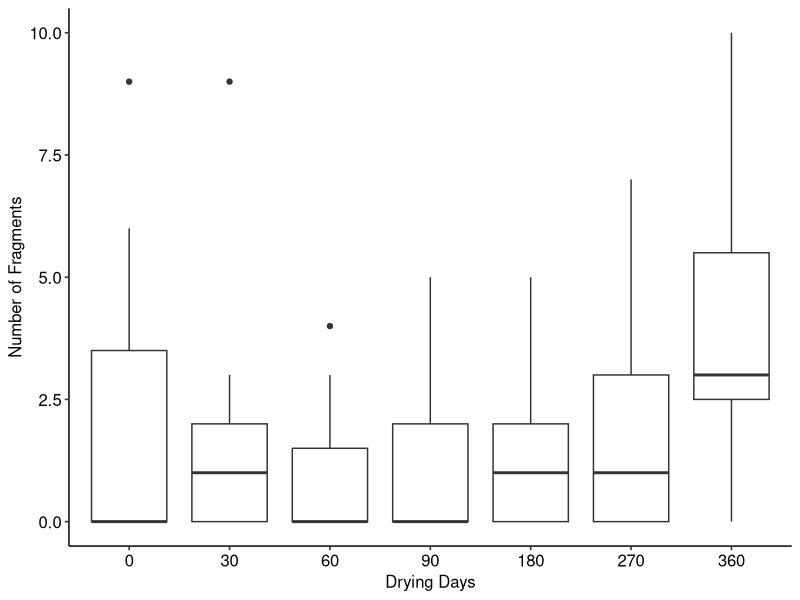
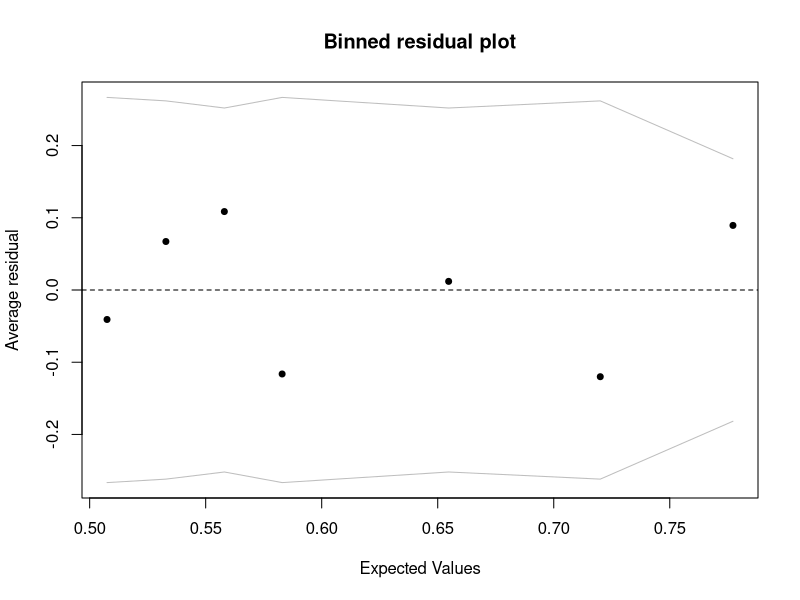
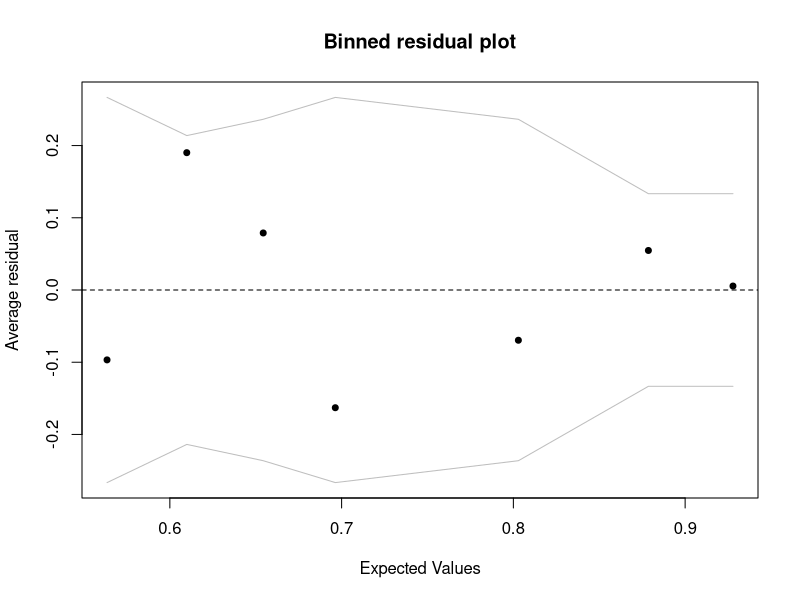
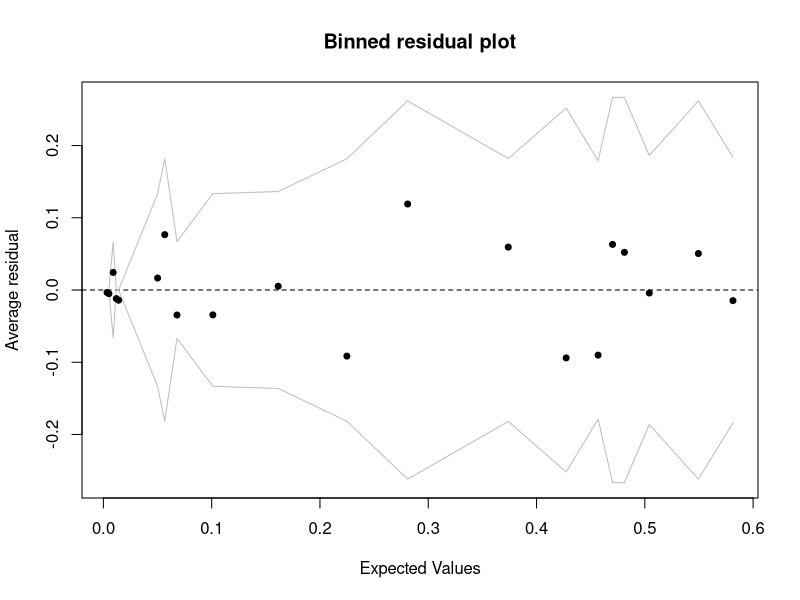
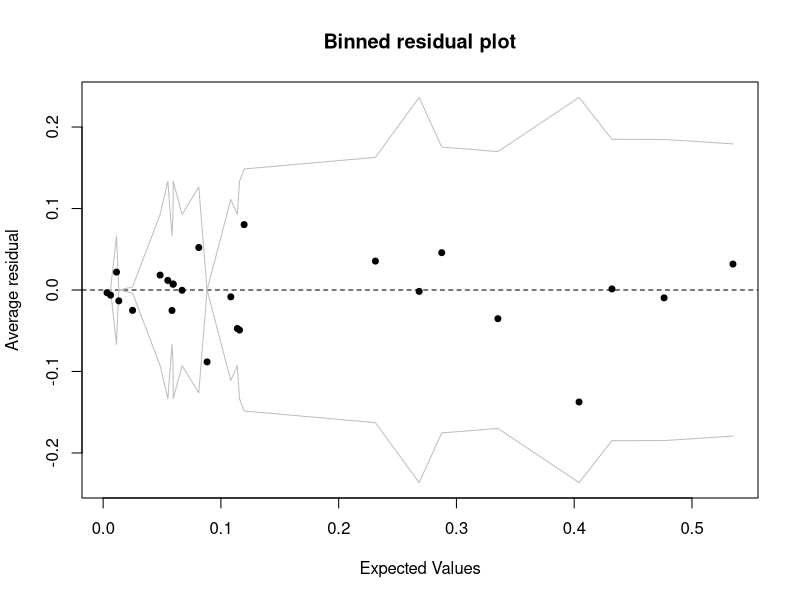
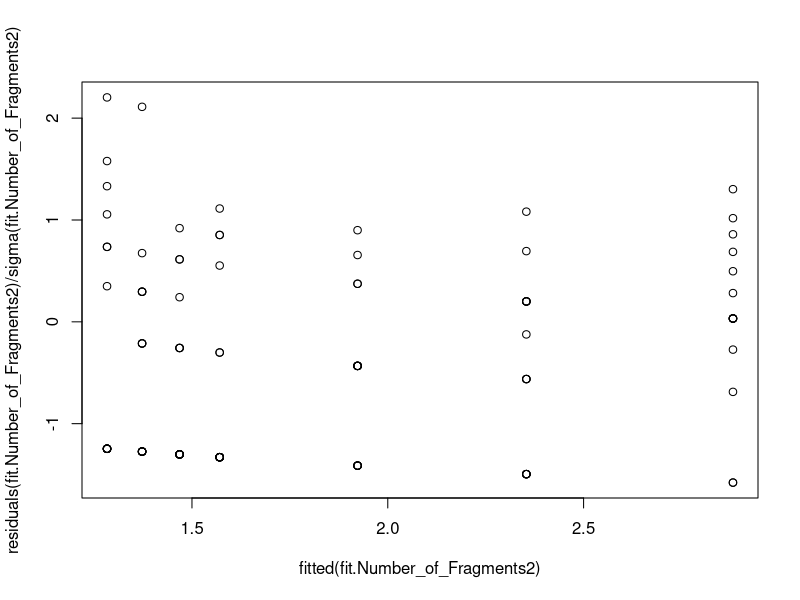
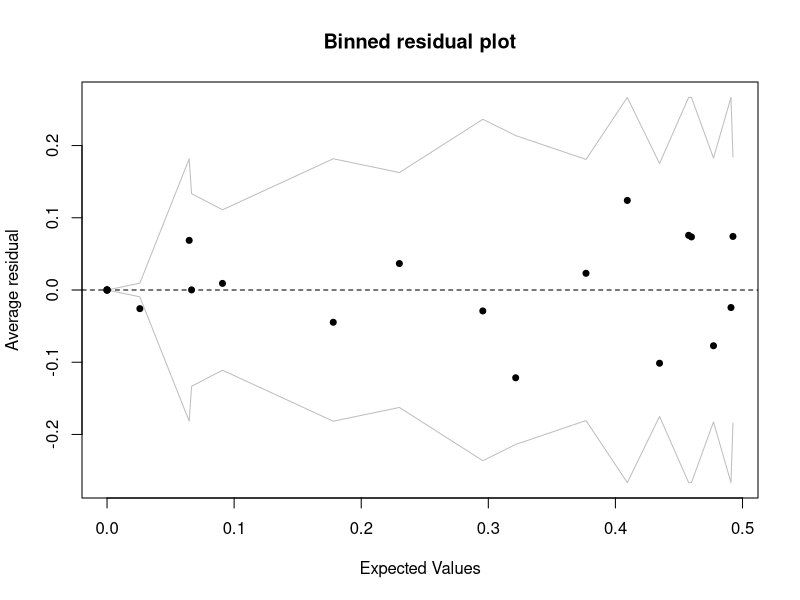
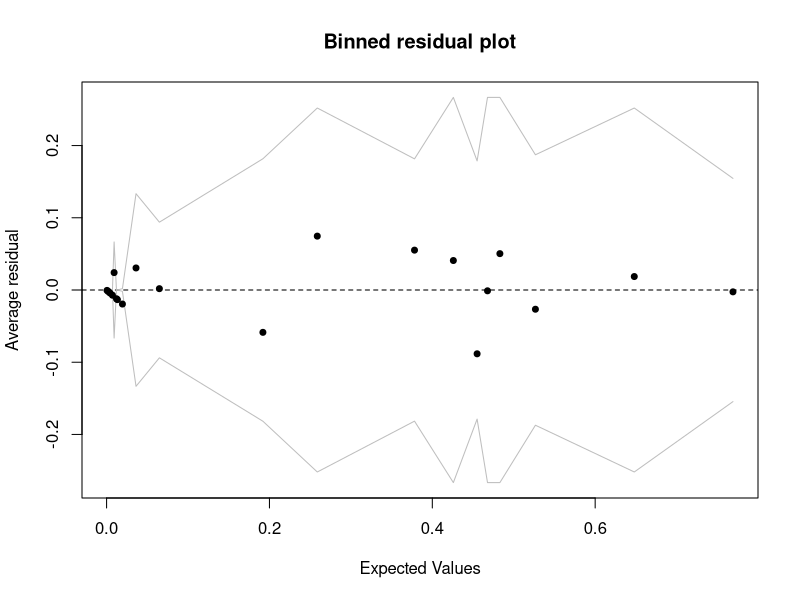

Reproduce these figures in R, in order.
## ---- chunk 1
knitr::opts_chunk$set(echo = FALSE)
library(tidyverse)
library(readxl)
library(dplyr)
library(nnet)
library(rlist)
library(arm)
library(knitr)
library(MASS)
library(ggpubr)
theme_set(theme_pubr())
# loading packages
## ---- chunk 2
bone <- readxl::read_xlsx("BU Thesis Data.xlsx", sheet = 2)
drop<-c()
for (i in 1:nrow(bone))  {
  if (is.na(bone$`Bone Type`[i])){
    drop <- c(drop, i)
  }
}
bone<-bone[-drop,]
# read bone and drop the date without information
# ignore unobserved bone
bone <- dplyr::select(bone,-`Bone Type`,-`Percentage of Feature Present`)
# select columns from Bone Type to Percentage of Feature Present
bone$`Bone Specimen` <- gsub("\\,.*","", bone$`Bone Specimen`)
bone$`Bone Specimen` <- gsub("[^0-9]","", bone$`Bone Specimen`)
bone$`days`<-as.numeric(bone$`Bone Specimen`)
bone<-mutate(bone,`Bone Specimen`=fct_relevel(`Bone Specimen`,'0','30','60','90','180','270','360'))
# creating variable drying day
typeof(bone$`Bone Specimen`)
bone$`Fractographic Features`[bone$`Fractographic Features`=="N/A"]<-"No Feature"
bone$`Fracture Angle`[bone$`Fracture Angle`=="N/A"]<-"non applicable"
bone$`Fracture Type`[bone$`Fracture Type`=="N/A"]<-"non applicable"
bone$`Fracture Surface`[bone$`Fracture Surface`=="N/A"]<-"non applicable"
bone$`Fracture Outline`[bone$`Fracture Outline`=="N/A"]<-"non applicable"
#Clean dependent variable
bone$`Bisecting Fracture`<-factor(bone$`Bisecting Fracture`)
bone$`Fracture-like`<-factor(bone$`Fracture-like`)
bone$`Fracture Angle`<-factor(bone$`Fracture Angle`)
bone$`Fracture Type`<-factor(bone$`Fracture Type`)
bone$`Fracture Surface`<-factor(bone$`Fracture Surface`)
bone$`Fracture Outline`<-factor(bone$`Fracture Outline`)
bone$`Fractographic Features`<-factor(bone$`Fractographic Features`)
# transfer variables to factor 
## ---- chunk 3
bone$`WAKE HACKLE`<-rep(0,nrow(bone))
bone$`WAKE HACKLE`[grepl('WAKE HACKLE', bone$`Fractographic Features`)]<-1
bone$`WAKE HACKLE`<-as.factor(bone$`WAKE HACKLE`)

bone$`BONE HACKLE`<-rep(0,nrow(bone))
bone$`BONE HACKLE`[grepl('BONE HACKLE', bone$`Fractographic Features`)]<-1
bone$`BONE HACKLE`<-as.factor(bone$`BONE HACKLE`)

bone$`BONE MIRROR`<-rep(0,nrow(bone))
bone$`BONE MIRROR`[grepl('BONE MIRROR', bone$`Fractographic Features`)]<-1
bone$`BONE MIRROR`<-as.factor(bone$`BONE MIRROR`)

bone$`CANTILEVER CURL`<-rep(0,nrow(bone))
bone$`CANTILEVER CURL`[grepl("CANTILEVER CURL", bone$`Fractographic Features`)]<-1
bone$`CANTILEVER CURL`<-as.factor(bone$`CANTILEVER CURL`)

bone$`ARREST RIDGE`<-rep(0,nrow(bone))
bone$`ARREST RIDGE`[grepl('ARREST RIDGE', bone$`Fractographic Features`)]<-1
bone$`ARREST RIDGE`<-as.factor(bone$`ARREST RIDGE`)

bone$`WALLNER LINES`<-rep(0,nrow(bone))
bone$`WALLNER LINES`[grepl('WALLNER LINES', bone$`Fractographic Features`)]<-1
bone$`WALLNER LINES`<-as.factor(bone$`WALLNER LINES`)
## ---- chunk 4
options(digits = 2) 
table1<-rbind(table(bone$`Bisecting Fracture`,bone$`Bone Specimen`)[2,]/15,table(bone$`Fracture-like`,bone$`Bone Specimen`)[2,]/15)
row.names(table1)<-c('Bisecting percentage','Fracture-like percentage')
kable(table1,caption = 'Bisecting Fracture and Fracture-like percentage for different drying-day groups')
## ---- chunk 5
ggplot(data = bone, mapping = aes(x = `Bone Specimen`, y = `Number of Fragments`)) + geom_boxplot()+labs(x="Drying Days")
## ---- chunk 6
fit.Bisect_Fracture<-glm(bone$`Bisecting Fracture`~bone$days,family = binomial())
summary(fit.Bisect_Fracture) #estimated coefficients & p-value
## ---- chunk 7
binnedplot(fitted(fit.Bisect_Fracture),resid(fit.Bisect_Fracture,type="response"))
## ---- chunk 8
fit.Fracture_like<-glm(bone$`Fracture-like`~bone$days,family = binomial())
summary(fit.Fracture_like) #estimated coefficients, p-value
## ---- chunk 9
binnedplot(fitted(fit.Fracture_like),resid(fit.Fracture_like,type="response"))
## ---- chunk 10
fit.Fracture_Angle<-multinom(bone$`Fracture Angle`~bone$days,trace = FALSE)
summary(fit.Fracture_Angle)
## ---- chunk 11
z <- summary(fit.Fracture_Angle)$coefficients / summary(fit.Fracture_Angle)$standard.errors
p <- (1-pnorm(abs(z),0,1)) * 2
p     
## ---- chunk 12
binnedplot(fitted(fit.Fracture_Angle),resid(fit.Fracture_Angle,type="response"))
## ---- chunk 13
fit.Fracture_Type<-multinom(bone$`Fracture Type`~bone$days,trace = FALSE)
summary(fit.Fracture_Type)
## ---- chunk 14
binnedplot(fitted(fit.Fracture_Type),resid(fit.Fracture_Type,type="response"))
## ---- chunk 15
t_stat_type <- summary(fit.Fracture_Type)$coefficients / summary(fit.Fracture_Type)$standard.errors
T_statistics<-t_stat_type[,1]
p_value<-setNames(c(0,0,0,0,0), c("COMMINUTED", "non applicable","OBLIQUE","SEGMENTAL","TRANSVERSE "))
for(i in 1:5){
  p_value[i]<-(1-pnorm(abs(T_statistics[i]),0,1)) * 2
}
p_value
## ---- chunk 16
fit.Number_of_Fragments1 <- glm(bone$`Number of Fragments` ~ bone$days, family="poisson")
summary(fit.Number_of_Fragments1) #estimated coefficients

pchisq(fit.Number_of_Fragments1$deviance,df=fit.Number_of_Fragments1$df.residual, lower.tail=FALSE)
## ---- chunk 17
regout <- glm(bone$`Number of Fragments`~bone$days, family=quasipoisson)
summary.glm(regout)$dispersion
## ---- chunk 18
fit.Number_of_Fragments2 <- glm.nb(bone$`Number of Fragments` ~ bone$days)
summary(fit.Number_of_Fragments2)
pchisq(fit.Number_of_Fragments2$deviance,df=fit.Number_of_Fragments2$df.residual, lower.tail=FALSE)
## ---- chunk 19
plot(fitted(fit.Number_of_Fragments2), residuals(fit.Number_of_Fragments2) / sigma(fit.Number_of_Fragments2))
## ---- chunk 20
fit.Fracture_Surface<-multinom(bone$`Fracture Surface`~bone$days,trace = FALSE)
summary(fit.Fracture_Surface)
## ---- chunk 21
binnedplot(fitted(fit.Fracture_Surface),resid(fit.Fracture_Surface,type="response"))
## ---- chunk 22
t_stat_type.Surface <- summary(fit.Fracture_Surface)$coefficients / summary(fit.Fracture_Surface)$standard.errors
T_statistics.Surface<-t_stat_type.Surface[,1]
p_value.Surface<-setNames(c(0,0,0), c( "non applicable","ROUGH","SMOOTH"))
for(i in 1:3){
  p_value.Surface[i]<-(1-pnorm(abs(T_statistics[i]),0,1)) * 2
}
p_value.Surface
## ---- chunk 23
fit.Fracture_Outline<-multinom(bone$`Fracture Outline`~bone$days,trace = FALSE)
coef(fit.Fracture_Outline) #estimated coefficients
## ---- chunk 24
z <- summary(fit.Fracture_Outline)$coefficients / summary(fit.Fracture_Outline)$standard.errors
p <- (1-pnorm(abs(z),0,1)) * 2
p
## ---- chunk 25
binnedplot(fitted(fit.Fracture_Outline),resid(fit.Fracture_Outline,type="response"))
## ---- chunk 26
fit.Feature.1<-glm(bone$`WAKE HACKLE`~bone$days,family = binomial())
summary(fit.Feature.1)
binnedplot(fitted(fit.Feature.1),resid(fit.Feature.1,type="response"))

count(bone,`WAKE HACKLE`)
## ---- chunk 27
fit.Feature.2<-glm(bone$`BONE HACKLE`~bone$days,family = binomial())
summary(fit.Feature.2)
binnedplot(fitted(fit.Feature.2),resid(fit.Feature.2,type="response"))

count(bone,`BONE HACKLE`)
## ---- chunk 28
fit.Feature.3<-glm(bone$`BONE MIRROR`~bone$days,family = binomial())
summary(fit.Feature.3)
binnedplot(fitted(fit.Feature.3),resid(fit.Feature.3,type="response"))
## ---- chunk 29
count(bone,`BONE MIRROR`)
## ---- chunk 30
fit.Feature.4<-glm(bone$`CANTILEVER CURL`~bone$days,family = binomial())
summary(fit.Feature.4)
binnedplot(fitted(fit.Feature.4),resid(fit.Feature.4,type="response"))
count(bone,`CANTILEVER CURL`)
## ---- chunk 31
fit.Feature.5<-glm(bone$`ARREST RIDGE`~bone$days,family = binomial())
summary(fit.Feature.5)
binnedplot(fitted(fit.Feature.5),resid(fit.Feature.5,type="response"))

count(bone,`ARREST RIDGE`)
## ---- chunk 32
fit.Feature.6<-glm(bone$`WALLNER LINES`~bone$days,family = binomial())
summary(fit.Feature.6)
binnedplot(fitted(fit.Feature.6),resid(fit.Feature.6,type="response"))

count(bone,`WALLNER LINES`)
## ---- chunk 33
tb.1 = table(bone$`WAKE HACKLE`, bone$`BONE HACKLE`) 
chisq.test(tb.1) 
## ---- chunk 34
tb.2 = table(bone$`WAKE HACKLE`, bone$`BONE MIRROR`) 
chisq.test(tb.2) 
## ---- chunk 35
tb.3 = table(bone$`WAKE HACKLE`, bone$`CANTILEVER CURL`) 
tb.3
## ---- chunk 36
tb.4 = table(bone$`WAKE HACKLE`, bone$`ARREST RIDGE`) 
chisq.test(tb.4) 
## ---- chunk 37
tb.5 = table(bone$`WAKE HACKLE`, bone$`WALLNER LINES`) 
chisq.test(tb.5) 
## ---- chunk 38
tb.6 = table(bone$`BONE HACKLE`, bone$`BONE MIRROR`) 
chisq.test(tb.6) 
## ---- chunk 39
tb.7 = table(bone$`BONE HACKLE`, bone$`CANTILEVER CURL`) 
tb.7
## ---- chunk 40
tb.8 = table(bone$`BONE HACKLE`, bone$`ARREST RIDGE`) 
chisq.test(tb.8) 
## ---- chunk 41
tb.9 = table(bone$`BONE HACKLE`, bone$`WALLNER LINES`) 
chisq.test(tb.9)
## ---- chunk 42
tb.10 = table(bone$`BONE MIRROR`, bone$`CANTILEVER CURL`) 
tb.10
## ---- chunk 43
tb.11 = table(bone$`BONE MIRROR`, bone$`ARREST RIDGE`) 
chisq.test(tb.11)
## ---- chunk 44
tb.12 = table(bone$`BONE MIRROR`, bone$`WALLNER LINES`) 
chisq.test(tb.12)
## ---- chunk 45
tb.13 = table(bone$`CANTILEVER CURL`, bone$`ARREST RIDGE`) 
tb.13
## ---- chunk 46
tb.14 = table(bone$`CANTILEVER CURL`, bone$`WALLNER LINES`) 
chisq.test(tb.14)
## ---- chunk 47
tb.15 = table(bone$`ARREST RIDGE`, bone$`WALLNER LINES`) 
chisq.test(tb.15)
